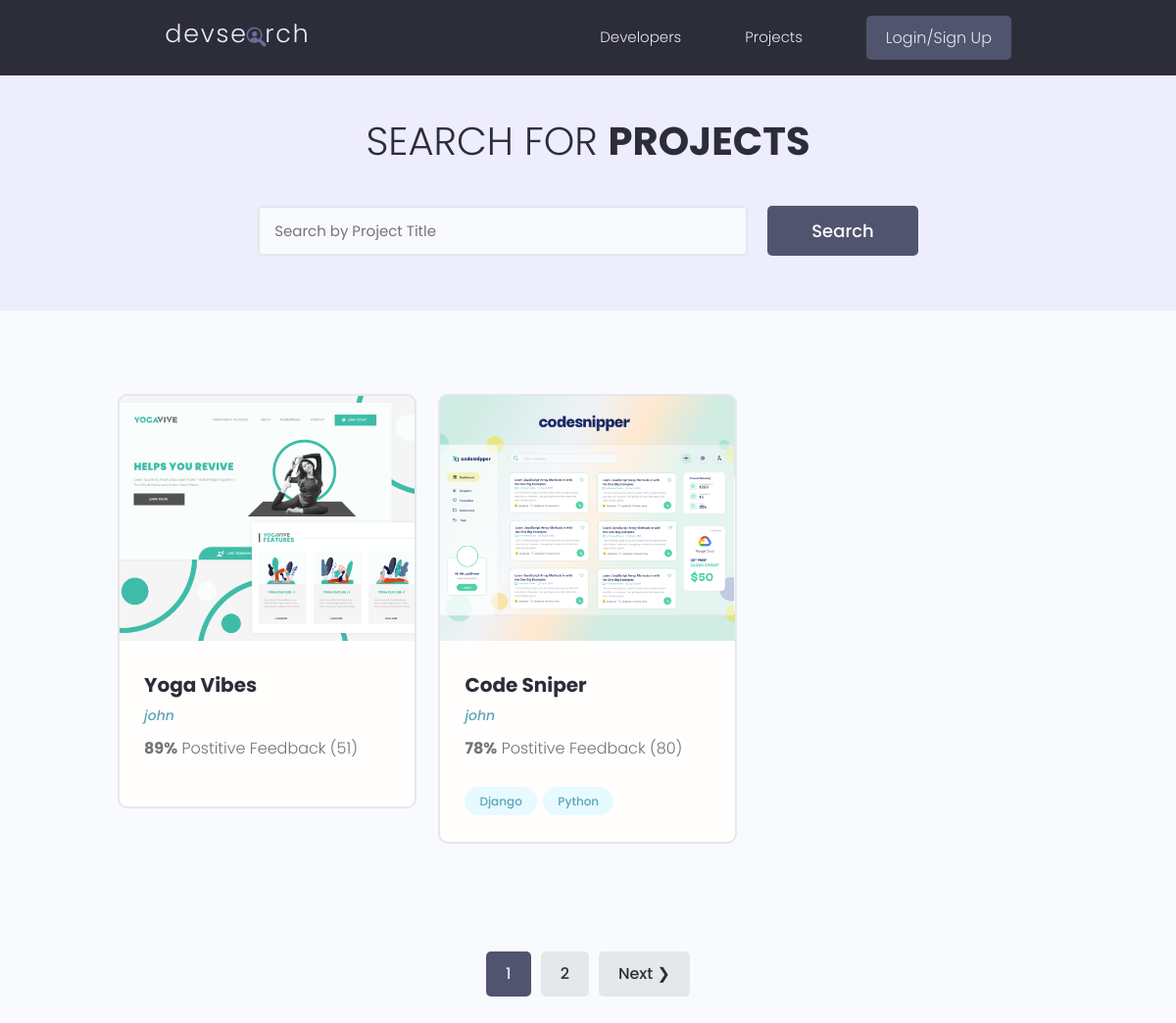
Screenshot of /documents/documents/ with the database file from the repository.
### documents/models.py (models this page shows, shortened)
class Project(models.Model):
    owner = models.ForeignKey(Profile,null=True,blank=True,on_delete=models.CASCADE)
    title = models.CharField(max_length=200)
    description = models.TextField(null=True,blank=True)
    featured_image = models.ImageField(null=True,blank=True,default='default.jpg')
    demo_link = models.CharField(max_length=2000,null=True,blank=True)
    source_code = models.CharField(max_length=200,null=True,blank=True)
    tags = models.ManyToManyField('Tag',blank=True)
    vote_total = models.IntegerField(default=0,null=True,blank=True)
    vote_ratio = models.IntegerField(default=0,null=True,blank=True)
    created = models.DateTimeField(auto_now_add=True)
    id = models.UUIDField(default=uuid.uuid4,unique=True,primary_key=True, editable=False)
    class Meta:
        ordering = ['-vote_ratio','-vote_total','title']
    @property
    def imageURL(self):
        try:
            url = self.featured_image.url
        except:
            url=''
        return url

class Tag(models.Model):
    name = models.CharField(max_length=200)
    created = models.DateTimeField(auto_now_add=True)
    id = models.UUIDField(default=uuid.uuid4,unique=True,primary_key=True, editable=False)
    def __str__(self):
        return self.name

### users/models.py (models this page shows, shortened)
class Profile(models.Model):
    user = models.OneToOneField(User,on_delete=models.CASCADE,null=True,blank=True)
    name = models.CharField(max_length=200,blank=True,null=True)
    username = models.CharField(max_length=200,blank=True,null=True)
    location = models.CharField(max_length=200,blank=True,null=True)
    email= models.EmailField(max_length=500,blank=True)
    short_intro = models.CharField(max_length=200,blank=True,null=True)
    bio = models.TextField(blank=True,null=True)
    profile_image= models. ImageField(null=True,blank=True,upload_to='profiles/',default='profiles/user-default.png')
    social_github = models.CharField(max_length=200,blank=True,null=True)
    social_twitter = models.CharField(max_length=200,blank=True,null=True)
    social_LinkedIn = models.CharField(max_length=200,blank=True,null=True)
    social_youtube = models.CharField(max_length=200,blank=True,null=True)
    social_website = models.CharField(max_length=200,blank=True,null=True)
    created = models.DateTimeField(auto_now_add=True)
    id = models.UUIDField(default=uuid.uuid4,unique=True,primary_key=True, editable=False)
    class Meta:
        ordering=['created']

### documents/views.py (the view)
# urls.py: path('documents/',views.documents,name='documents'),
def documents(request):
    projects,search_query = searchProject(request)
    custom_range,projects = paginateProjects(request,projects,2)
    context = {'projects':projects,'search_query':search_query,'custom_range':custom_range}
    return render(request,'documents/doc.html',context)

### documents/utils.py (called while the page is built)
def paginateProjects(request,projects,results):
    page =  request.GET.get('page')
    paginator = Paginator(projects,results)
    try:
        projects = paginator.page(page)
    except PageNotAnInteger:
        page = 1
        projects = paginator.page(page)
    except EmptyPage:
        page = paginator.num_pages
        projects = paginator.page(page)
    leftIndex = (int(page) - 1)
    if leftIndex <1:
        leftIndex =1
    rightIndex = (int(page) + 2)
    if rightIndex > paginator.num_pages:
        rightIndex = paginator.num_pages + 1
    custom_range = range(leftIndex,rightIndex)
    return custom_range,projects

def searchProject(request):
    search_query  = ''
    if request.GET.get('search_query'):
        search_query = request.GET.get('search_query')
    tags = Tag.objects.filter(name__icontains = search_query)
    projects = Project.objects.distinct().filter(Q(title__icontains=search_query)|Q(description__icontains=search_query)|Q(owner__name__icontains=search_query)|Q(tags__in=tags))
    return projects,search_query

### documents/templates/documents/doc.html (shortened to what this page needs)
{% extends 'main.html' %}
{% block content %}
<main class="projects">
    <section class="hero-section text-center">
      <div class="container container--narrow">
        <div class="hero-section__box">
          <h2>Search for <span>Projects</span></h2>
        </div>
        <div class="hero-section__search">
          <form class="form" action="{% url 'documents' %}" method="get">
            <div class="form__field">
              <input class="input input--text" id="formInput#search" type="text" name="search_query"
                placeholder="Search by Project Title" value="{{ search_query }}" />
            </div>
            <input class="btn btn--sub btn--lg" type="submit" value="Search" />
          </form>
        </div>
      </div>
    </section>
    <section class="projectsList">
      <div class="container">
        <div class="grid grid--three">
            {% for project in projects %}
            <div class="column">
            <div class="card project">
              <a href="{% url 'document' project.id %}" class="project">
                <img class="project__thumbnail" src="{{ project.imageURL}}" alt="project thumbnail" />
                <div class="card__body">
                  <h3 class="project__title">{{project.title}}</h3>
                  <p><a class="project__author" href="{% url 'document' project.id %}"> {{project.owner.name}}</a></p>
                  <p class="project--rating">
                    <span style="font-weight: bold;">{{project.vote_ratio}}%</span> Postitive
                    Feedback ({{project.vote_total}})
                  </p>
                  <div class="project__tags">
                      {% for tag in project.tags.all %}
                    <span class="tag tag--pill tag--main">
                      <small>{{tag}}</small>
                    </span>
                    {% endfor %}
                  </div>
                </div>
              </a>
            </div>
          </div>
          {% endfor %}
        </div>
      </div>
    </section>
    {% include 'pagination.html' with queryset=projects custom_range=custom_range %}
    </main>
{% endblock content %}

### static/styles/app.css (style rules this page uses)
:root { --color-sub: #2d2d39; }
.btn--sub { background-color: var(--color-sub-light); }
.card { border: 2px solid var(--color-light); }
img { width: 100%; }
.hero-section { height: 40vh; display: flex; align-items: center; background-color: var(--color-sub); }
.hero-section__box { margin-bottom: 4rem; }
.hero-section__box > h2, .hero-section__box > h2 > span { font-size: 4rem; color: var(--color-light); line-height: 1.3; text-transform: uppercase; }
.hero-section__box > h2 { font-weight: 300; }
.hero-section__box > h2 > span { font-weight: 700; }
.hero-section__search > .form { display: flex; align-items: center; justify-content: center; gap: 2rem; }
.hero-section__search > .form input.input--text { width: 50rem; }
.project__author { font-size: 1.4rem; font-style: italic; }
.project--rating { margin-bottom: 1.6em; margin-top: .5em; }
.projects > .hero-section { background: var(--color-sub-lighter); height: 30vh; }
.projects .hero-section__box { margin-bottom: 2.5rem; }
.projects .hero-section__box > h2 { color: var(--color-sub); }
.projects .hero-section__box > h2 > span { font-weight: 700; color: var(--color-sub); }
.projectsList { margin-top: 8rem; }
.project__thumbnail { height: 25rem; object-fit: cover; object-position: top center; }
.project__title { font-size: 2rem; font-weight: 700; color: var(--color-sub); }

### static/uikit/styles/modules/_variables.css (style rules this page uses)
:root { --color-main: #5aa5b9; --color-main-light: #e6faff; --color-sub: #3f4156; --color-sub-light: #51546e; --color-sub-lighter: #ededfd; --color-text: #737373; --color-gray: #8b8b8b; --color-light: #e5e7eb; --color-light-gray: #767676; --color-bg: #f8fafd; --color-white: #fffefd; --color-white-light: #f3f3f3; --color-success: #359e64; --color-success-bg: #def8e8; --color-error: #fc4b0b; --color-error-bg: #fff2ee; --font-base: 'Poppins', arial, helvetica, 'Segoe UI', roboto, ubuntu, sans-serif; --font-monospace: 'Fira Code', 'Courier New', courier, monospace; --font-regular: 300; --font-medium: 500; --font-bold: 700; --generic-shadow: 1px 1px 5px #00000010; --generic-transition: all 0.3s ease-in-out; }

### static/uikit/styles/modules/_base.css (style rules this page uses)
* { margin: 0; padding: 0; box-sizing: border-box; text-rendering: optimizeLegibility; color: inherit; font-size: inherit; }
html { font-size: 50%; }
@media only screen and (min-width: 480px) { html { font-size: 56.25%; } }
@media only screen and (min-width: 1200px) { html { font-size: 62.5%; } }
body { line-height: 1.6; font-weight: 400; font-size: 1.5rem; color: var(--color-text); background-color: var(--color-bg); min-height: 100vh; }

### static/uikit/styles/modules/_typography.css (style rules this page uses)
* { font-family: var(--font-base); }
h2 { font-size: 3.6rem; font-weight: var(--font-bold); }
h3 { font-size: 3.2rem; font-weight: var(--font-medium); }
p, span, strong { font-size: 1.6rem; color: var(--color-text); font-weight: var(--font-regular); }
a { padding-bottom: 2px; text-decoration: none; display: inline-block; color: var(--color-main); font-weight: var(--font-medium); }

### static/uikit/styles/modules/_utilities.css (style rules this page uses)
.container { width: 92%; max-width: 165rem; margin: 0 auto; box-sizing: border-box; }
.container--narrow { width: 92%; max-width: 120rem; }
@media screen and (min-width: 1000px) { .container { width: 90%; } }
@media screen and (min-width: 1000px) { .container--narrow { width: 85%; } }
@media screen and (min-width: 1200px) { .container { width: 80%; } }
@media screen and (min-width: 1200px) { .container--narrow { width: 72%; } }
.text-center { text-align: center; }

### static/uikit/styles/modules/_button.css (style rules this page uses)
.btn { display: inline-block; position: relative; cursor: pointer; background-color: var(--color-light); font-weight: var(--font-medium); color: var(--color-sub); text-decoration: none; padding: 1rem 2rem; border-radius: 0.5rem; border: none; width: -webkit-fit-content; width: -moz-fit-content; width: fit-content; height: -webkit-fit-content; height: -moz-fit-content; height: fit-content; font-size: 1.6rem; outline-width: 0; outline-color: transparent; -webkit-backface-visibility: hidden; backface-visibility: hidden; transition: all 0.3s ease-in-out; }
.btn--sub { background-color: var(--color-sub); color: var(--color-white); }
.btn--lg { font-size: 1.8rem; padding: 1.2rem 4.5rem; }

### static/uikit/styles/modules/_card.css (style rules this page uses)
.card { border-radius: 1rem; background-color: var(--color-white); border: 1.5px solid var(--color-light); width: auto; height: auto; margin-top: 0.5rem; margin-bottom: 0.5rem; overflow: hidden; }
.card__body, .card__header { padding: 2rem 2.5rem; }

### rows the page displays
Project: imageURL (picture), title "Yoga Vibes", owner.name "john", vote_ratio "89", vote_total "51"
Project: imageURL (picture), title "Code Sniper", owner.name "john", vote_ratio "78", vote_total "80"
Tag: name "Django"
Tag: name "Python"

### other values shown
{{ page }} "1"
{{ page }} "2"
